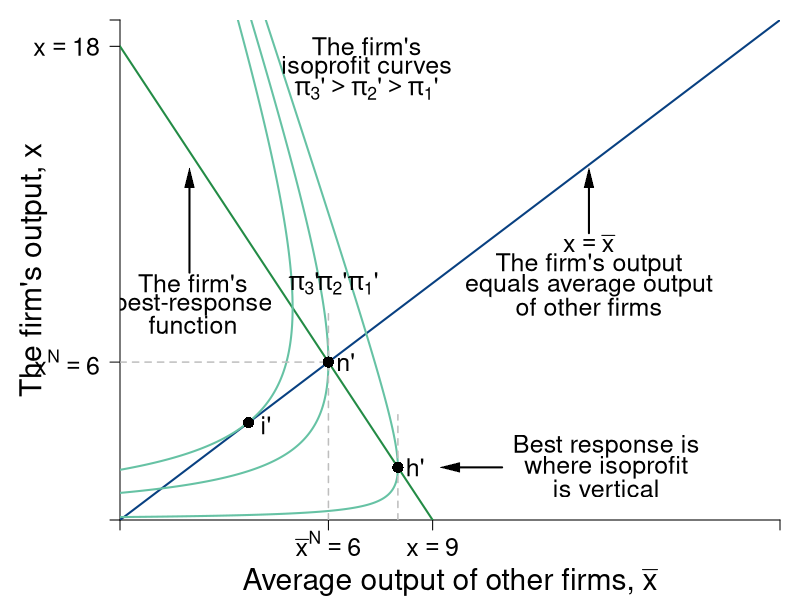

The R source for this figure:
require(shape)
pdf(file = "competitionmarkets/competition_average.pdf", width = 9, height = 7)

#Set parameters for graphics
axislabelsize <- 1.8
labelsize <- 1.5
namesize <- 1.8
annotatesize <- 1.5
graphlinewidth <- 2
segmentlinewidth <- 1.5

COL <- c("#7fc97f", "#beaed4", "#fdc086", "#ffff99", "#386cb0", "#f0027f", "#bf5b17", "#666666")
COLA <- c("#99d8c9","#66c2a4","#41ae76", "#238b45", "#005824")
COLB <- c("#4eb3d3", "#2b8cbe", "#0868ac","#084081")

par(mar =  c(4, 6, 1, 1))

piA <- function(xbar, x, s = 0.5, pmax = 20, c1 = 2, n = 5) {
  (pmax - s*(n - 1)*xbar)*x - s*(x)^2 - c1*x
}

brfA <- function(xbar, s = 0.5, pmax = 20, c1 = 2, n = 5) {
  (pmax - c1)/(2*s) - ((n-1)/(2))*xbar
}

Equal45 <- function(xbar, slope = 1){
  slope*xbar
}

xANEcomp <- function(pbar, c1 = 2, n = 8, beta = 0.5){
  (1/(n+1))*(pbar - c1)/beta
}


xlims <- c(0, 19)
ylims <- c(0, 19)

npts <- 501 
x <- seq(xlims[1], xlims[2], length.out = npts)
y <- seq(ylims[1], ylims[2], length.out = npts) 
a <- c(2, 18, 32.5)
b <- c(60, 72, 81)


plot(0, 0, xlim = xlims, ylim = ylims, type = "n",
     xlab = expression(paste("")),
     ylab = expression(paste("")), 
     xaxt = "n", 
     yaxt = "n", 
     cex.lab = axislabelsize, 
     bty = "n",
     xaxs="i", 
     yaxs="i")

ticksy <- c(0, 6, 18, ylims[2])
ylabels <- c(NA, expression(paste(x^N) == 6), expression(x == 18), NA)
ticksx <- c(0, 6, 9, xlims[2])
xlabels <- c(NA, expression(paste(bar(x)^{N} == 6)), expression(x == 9), NA)

axis(1, at = ticksx, pos = 0, labels = xlabels, cex.axis = labelsize)
axis(2, at = ticksy, pos = 0, labels = ylabels, las = 1, cex.axis = labelsize)

npts <- 500 
xx1 <- seq(xlims[1], xlims[2], length.out = npts)

lines(xx1, brfA(xx1, s = 0.5, pmax = 20, c1 = 2, n = 5), col = COLA[4], lwd = graphlinewidth)
lines(xx1, Equal45(xx1, slope = 1), col = COLB[4], lwd = graphlinewidth)

contour(x, y,
        outer(x, y, piA),
        #labels = c("v1", "v2", "v3"),
        drawlabels = FALSE,
        col = COLA[2],
        #xlab = expression(paste("A's Apples, ", x)),
        #ylab = expression(paste("A's Oranges, ", y)),
        #cex.lab = axislabelsize,
        lwd = graphlinewidth,
        levels = a,
        xaxs="i",
        yaxs="i",
        add = TRUE)

mtext(expression(paste("Average output of other firms, ", bar(x))), side=1, line = 3, cex = axislabelsize)
text(-2.5, 0.5*ylims[2], expression(paste("The firm's output, ", x)), xpd = TRUE, cex = axislabelsize, srt = 90) 

segments(0, 6, 6, 6, lty = 2, col = "gray" , lwd = segmentlinewidth)
segments(6, 0, 6, 8, lty = 2, col = "gray" , lwd = segmentlinewidth)
points(6, 6, pch = 16, col = "black", cex = 1.5)
text(6.5, 6, expression(paste(n,"'")), cex = labelsize)

# segments(0, 3.7, 3.7, 3.7, lty = 2, col = "gray" , lwd = segmentlinewidth)
# segments(3.7, 0, 3.7, 3.7, lty = 2, col = "gray" , lwd = segmentlinewidth)
points(3.7, 3.7, pch = 16, col = "black", cex = 1.5)

text(4.2, 3.6, expression(paste(i,"'")), cex = labelsize)
segments(8, brfA(xbar = 8) - 2, 8, brfA(xbar = 8) + 2, lty = 2, col = "gray" , lwd = segmentlinewidth)
points(8, brfA(xbar = 8), pch = 16, col = "black", cex = 1.5)
text(8.5, brfA(xbar = 8), expression(paste(h,"'")), cex = labelsize)


text(14, brfA(xbar = 8) + 0.8, expression(paste("Best response is")), cex = annotatesize)
text(14, brfA(xbar = 8), expression(paste("where isoprofit")), cex = annotatesize)
 text(14, brfA(xbar = 8) - 0.8, expression(paste("is vertical")), cex = annotatesize)
Arrows(11, brfA(xbar = 8), 9.5, brfA(xbar = 8), col = "black", lty = 1, lwd = 2, arr.type = "triangle", arr.lwd = 0.5)

Arrows(13.5, 10.9, 13.5, 13, col = "black", lty = 1, lwd = 2, arr.type = "triangle", arr.lwd = 0.5)
text(13.5, 10.5, expression(paste(x == bar(x))), cex = annotatesize)
text(13.5, 9.7, expression(paste("The firm's output")), cex = annotatesize)
text(13.5, 8.9, expression(paste("equals average output")), cex = annotatesize)
text(13.5, 8.1, expression(paste("of other firms")), cex = annotatesize)

text(2.1, 9, expression(paste("The firm's")), cex = annotatesize)
text(2.1, 8.2, expression(paste("best-response")), cex = annotatesize)
text(2.1, 7.4, expression(paste("function")), cex = annotatesize)
Arrows(2, 9.4, 2, 13, col = "black", lty = 1, lwd = 2, arr.type = "triangle", arr.lwd = 0.5)


#Label the iso-welfare functions for the HG, Aisha
text(7, 9, expression(paste(pi[1],"'")), cex = annotatesize)
text(6.1, 9, expression(paste(pi[2],"'")), cex = annotatesize)
text(5.3, 9, expression(paste(pi[3],"'")), cex = annotatesize)
text(7.1, 18, expression("The firm's"), cex = annotatesize)
text(7.1, 17.2, expression("isoprofit curves"), cex = annotatesize)
text(7.1, 16.4, expression(paste(pi[3], "'", phantom() > pi[2], "'", phantom() > pi[1], "'")), cex = annotatesize)


#B's brf
text(7, 30, expression(paste("A's best response")), cex = annotatesize)
text(7, 29, expression(paste("function")), cex = annotatesize)
Arrows(7, 28.2, 7, 23.5, col = "black", lty = 1, lwd = 2, arr.type = "triangle", arr.lwd = 0.5)


dev.off()
